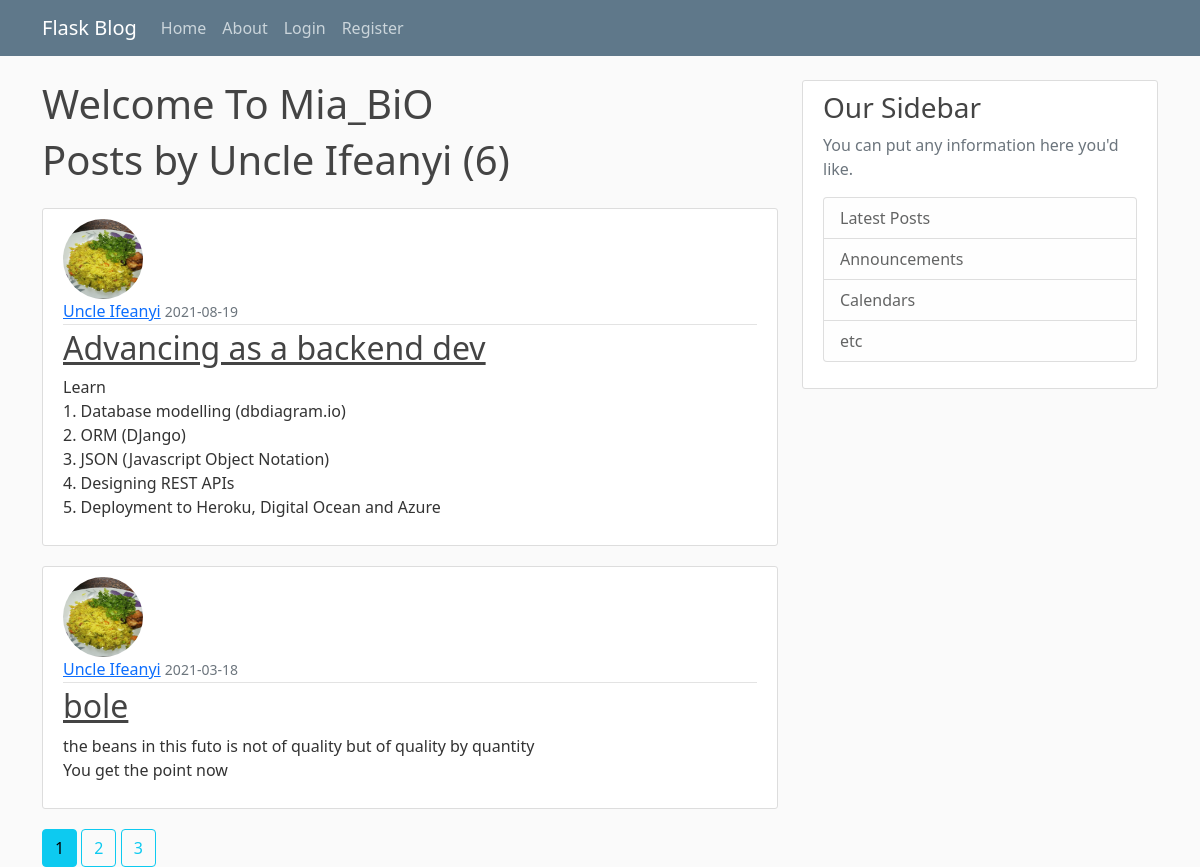
Screenshot of /user/Uncle Ifeanyi with the database file from the repository.
### Project/models.py (models this page shows, shortened)
class User(db.Model, UserMixin):
    id = db.Column(db.Integer, primary_key= True)
    username = db.Column(db.String(20), unique= True, nullable = False)
    email = db.Column(db.String(120), unique= True, nullable= False)
    image_file = db.Column(db.String(20), default= 'default.bmp')
    password = db.Column(db.String(60), nullable= False)
    post = db.relationship('Post', backref='author', lazy= True )

class Post(db.Model):
    id = db.Column(db.Integer, primary_key= True)
    title = db.Column(db.String(20), nullable = False)
    data_posted = db.Column(db.DateTime, nullable= False, default= datetime.utcnow)
    content = db.Column(db.Text, nullable= False)
    user_id = db.Column(db.Integer, db.ForeignKey('user.id'), nullable= False)

### Project/user/routes.py (the view)
@user.route('/user/<string:username>')
def user_post(username):
    page = request.args.get('page', 1, type=int)
    user = User.query.filter_by(username=username).first_or_404()
    posts = Post.query.filter_by(author=user)\
        .order_by(Post.data_posted.desc())\
        .paginate(per_page=2, page= page)
    return render_template('user_post.html', posts=posts, user=user)

### Project/templates/user_post.html
{% extends 'layout.html' %}
{% block content %}
<h1>Welcome To Mia_BiO</h1>
    <h1 class="mb-4">Posts by {{user.username}} ({{posts.total}})</h1>
    {% for post in posts.items %}
        <article class="media content-section">
            <img class="rounded-circle " style="width: 80px; height: 80px;" src="{{ url_for('static', filename='profile/' + post.author.image_file) }}">
            <div class="media-body ">
            <div class="article-metadata">
                <a class="mr-2 ml-2" href="{{ url_for('user.user_post', username=post.author.username) }}">{{ post.author.username}}</a>
                <small class="text-muted">{{ post.data_posted.strftime('%Y-%m-%d') }}</small>
            </div>
            <h2><a class="article-title" href="{{ url_for('posts.Posts', post_id=post.id) }}">{{ post.title }}</a></h2>
            <p class="article-content">{{ post.content }}</p>
            </div>
        </article>
    {% endfor %}
    {% for page_num in posts.iter_pages( left_edge=1, right_edge=1, left_current=1, right_current=2) %}
        {% if page_num %}
            {% if posts.page == page_num %}
                <a class="btn btn-info" href="{{ url_for('user.user_post', username=user.username, page=page_num) }}">{{ page_num }}</a>
            {% else %}
                <a class="btn btn-outline-info " href="{{ url_for('user.user_post', username=user.username, page=page_num) }}">{{ page_num }}</a>
            {% endif %}
        {% else %}
            ...
        {% endif %}
    {% endfor %}
{% endblock %}

### Project/static/main.css (style rules this page uses)
body { background: #fafafa; color: #333333; margin-top: 5rem; }
h1, h2, h3, h4, h5, h6 { color: #444444; }
.content-section { background: #ffffff; padding: 10px 20px; border: 1px solid #dddddd; border-radius: 3px; margin-bottom: 20px; }
.article-title { color: #444444; }
.article-content { white-space: pre-line; }
.article-metadata { padding-bottom: 1px; margin-bottom: 4px; border-bottom: 1px solid #e3e3e3 }

### rows the page displays
User: username "Uncle Ifeanyi"
Post: image_file (picture), author.username "Uncle Ifeanyi", data_posted "2021-08-19", title "Advancing as a backend dev", content "Learn 1. Database modelling (dbdiagram.io) 2. ORM (DJango) 3. JSON (Javascript Object Notation) 4. Designing REST APIs 5. Deployment to Heroku, Digital Ocean and Azure"
Post: image_file (picture), author.username "Uncle Ifeanyi", data_posted "2021-03-18", title "bole", content "the beans in this futo is not of quality but of quality by quantity You get the point now"

### other values shown
{{ posts.total }} "6"
{{ page_num }} "1"
{{ page_num }} "2" "3"
